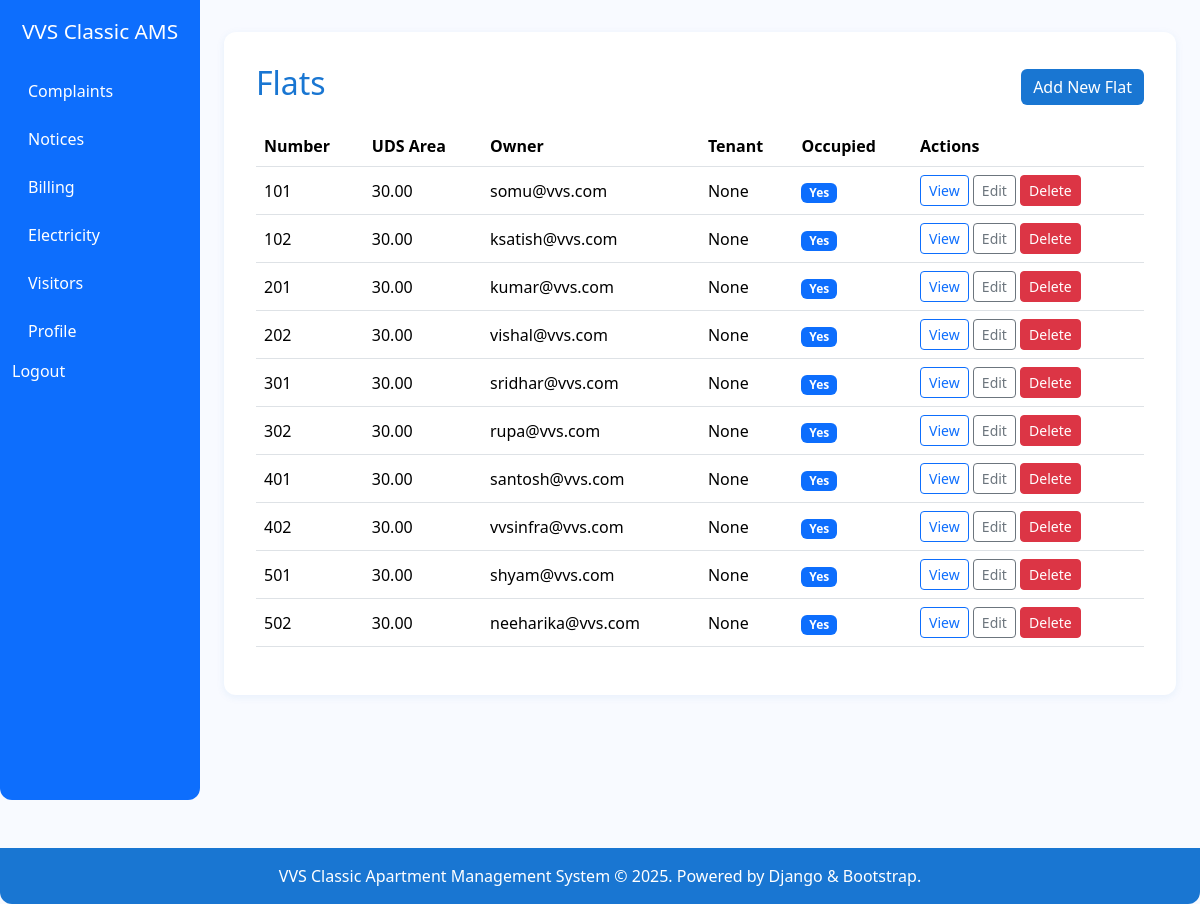
The page /flats/ (signed in) on the database its author committed.
### flats/models.py (models this page shows, shortened)
class Flat(models.Model):
    number = models.CharField(max_length=10, unique=True)
    uds_area = models.DecimalField(max_digits=8, decimal_places=2)
    ownership_type = models.CharField(max_length=20, choices=[('owner', 'Owner'), ('tenant', 'Tenant')])
    owner = models.ForeignKey(get_user_model(), on_delete=models.CASCADE, related_name='owned_flats')
    tenant = models.ForeignKey(get_user_model(), on_delete=models.SET_NULL, null=True, blank=True, related_name='rented_flats')
    is_occupied = models.BooleanField(default=True)
    occupancy_start = models.DateField(null=True, blank=True)
    occupancy_end = models.DateField(null=True, blank=True)
    created_at = models.DateTimeField(auto_now_add=True)
    updated_at = models.DateTimeField(auto_now=True)

### accounts/models.py (models this page shows)
class User(AbstractUser):
    pass

### flats/views.py (the view)
# urls.py: path('', views.flat_list, name='flat_list'),
@login_required
def flat_list(request):
    flats = Flat.objects.all()
    return render(request, 'flats/flat_list.html', {'flats': flats})

### templates/flats/flat_list.html
{% extends 'base.html' %}
{% block content %}
<div class="d-flex justify-content-between align-items-center mb-3">
    <h2>Flats</h2>
    <a href="{% url 'flats:flat_create' %}" class="btn btn-primary">Add New Flat</a>
</div>
<div class="table-responsive">
    <table class="table table-hover align-middle">
        <thead>
            <tr>
                <th>Number</th>
                <th>UDS Area</th>
                <th>Owner</th>
                <th>Tenant</th>
                <th>Occupied</th>
                <th>Actions</th>
            </tr>
        </thead>
        <tbody>
            {% for flat in flats %}
            <tr>
                <td>{{ flat.number }}</td>
                <td>{{ flat.uds_area }}</td>
                <td>{{ flat.owner }}</td>
                <td>{{ flat.tenant }}</td>
                <td>{% if flat.is_occupied %}<span class="badge bg-primary">Yes</span>{% else %}No{% endif %}</td>
                <td>
                    <a href="{% url 'flats:flat_detail' flat.pk %}" class="btn btn-sm btn-outline-primary">View</a>
                    <a href="{% url 'flats:flat_update' flat.pk %}" class="btn btn-sm btn-outline-secondary">Edit</a>
                    <a href="{% url 'flats:flat_delete' flat.id %}" class="btn btn-danger btn-sm">Delete</a>
                </td>
            </tr>
            {% endfor %}
        </tbody>
    </table>
</div>
{% endblock %}

### templates/base.html (style rules this page uses)
body { background: #f8faff; color: #1a237e; font-family: 'Segoe UI', 'Roboto', Arial, sans-serif; }
h2, h1 { color: #1976d2; }
.btn-primary { background: #1976d2; border: none; }
table th { background: #e3f2fd; color: #1976d2; }
table td { vertical-align: middle; }

### rows shown on the page
Flat: number "101", uds_area "30.00", owner "somu@vvs.com", tenant "None", is_occupied "Yes"
Flat: number "102", uds_area "30.00", owner "ksatish@vvs.com", tenant "None", is_occupied "Yes"
Flat: number "201", uds_area "30.00", owner "kumar@vvs.com", tenant "None", is_occupied "Yes"
Flat: number "202", uds_area "30.00", owner "vishal@vvs.com", tenant "None", is_occupied "Yes"
Flat: number "301", uds_area "30.00", owner "sridhar@vvs.com", tenant "None", is_occupied "Yes"
Flat: number "302", uds_area "30.00", owner "rupa@vvs.com", tenant "None", is_occupied "Yes"
Flat: number "401", uds_area "30.00", owner "santosh@vvs.com", tenant "None", is_occupied "Yes"
Flat: number "402", uds_area "30.00", owner "vvsinfra@vvs.com", tenant "None", is_occupied "Yes"
Flat: number "501", uds_area "30.00", owner "shyam@vvs.com", tenant "None", is_occupied "Yes"
Flat: number "502", uds_area "30.00", owner "neeharika@vvs.com", tenant "None", is_occupied "Yes"

### other values the page prints
{{ now|default:2025 }} "2025"
